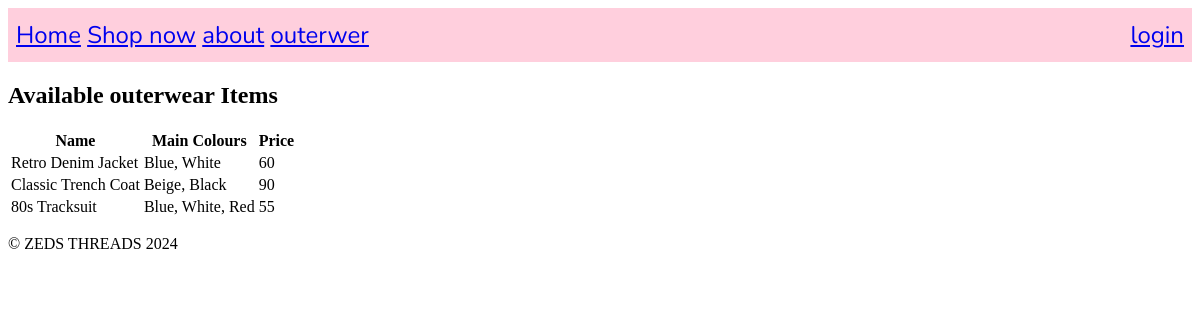
Page /outerwear.html on the committed database.
### tables this page shows
CREATE TABLE clothing_data (id INTEGER PRIMARY KEY, name TEXT (0, 100), main_colours TEXT (1, 100), price NUMERIC (1, 5), cat_id NUMERIC REFERENCES clothing_catergory (catergoryid));

### main.py (the view)
@app.route('/outerwear.html')
def render_outerwear():
    con = create_connection(DATABASE)
    if con:
        query = "SELECT name, main_colours, price FROM clothing_data WHERE cat_id = 1"
        cur = con.cursor()
        cur.execute(query)
        clothing_list = cur.fetchall()
        con.close()
        if clothing_list:
            return render_template('outerwear.html', clothing=clothing_list)
        else:
            return render_template('outerwear.html', clothing=[], message="No outerwear items found.")
    else:
        return "Error"

### main.py (called while the page is built)
def create_connection(db_file):
    try:
        connection = sqlite3.connect(db_file)
        return connection
    except Error as e:
        print(e)
    return None

### templates/outerwear.html (shortened to what this page needs)
{% extends "base.html" %}
{% block main %}
<h2>Available outerwear Items</h2>
<table>
    <tr>
        <th>Name</th>
        <th>Main Colours</th>
        <th>Price</th>
    </tr>
    {% for item in clothing %}
    <tr>
        <td>{{ item[0] }}</td>
        <td>{{ item[1] }}</td>
        <td>{{ item[2] }}</td>
    </tr>
    {% endfor %}
</table>
{% endblock %}

### rows in the picture
clothing_data: name "Retro Denim Jacket", main_colours "Blue, White", price "60"
clothing_data: name "Classic Trench Coat", main_colours "Beige, Black", price "90"
clothing_data: name "80s Tracksuit", main_colours "Blue, White, Red", price "55"
